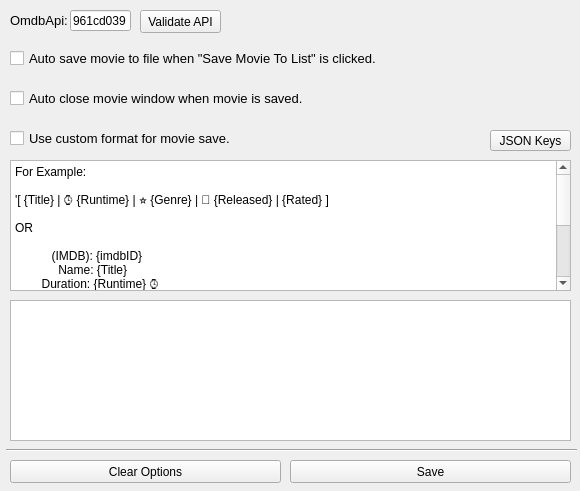
<?xml version="1.0" encoding="UTF-8"?>
<ui version="4.0">
 <class>OptionsForm</class>
 <widget class="QWidget" name="OptionsForm">
  <property name="geometry">
   <rect>
    <x>0</x>
    <y>0</y>
    <width>580</width>
    <height>491</height>
   </rect>
  </property>
  <property name="minimumSize">
   <size>
    <width>580</width>
    <height>491</height>
   </size>
  </property>
  <property name="maximumSize">
   <size>
    <width>580</width>
    <height>491</height>
   </size>
  </property>
  <property name="windowTitle">
   <string>Options</string>
  </property>
  <widget class="QLabel" name="label">
   <property name="geometry">
    <rect>
     <x>10</x>
     <y>10</y>
     <width>61</width>
     <height>21</height>
    </rect>
   </property>
   <property name="font">
    <font>
     <pointsize>10</pointsize>
    </font>
   </property>
   <property name="text">
    <string>OmdbApi:</string>
   </property>
   <property name="textFormat">
    <enum>Qt::AutoText</enum>
   </property>
  </widget>
  <widget class="QLineEdit" name="apiLineEdit">
   <property name="geometry">
    <rect>
     <x>70</x>
     <y>10</y>
     <width>61</width>
     <height>21</height>
    </rect>
   </property>
   <property name="inputMask">
    <string/>
   </property>
   <property name="text">
    <string>961cd039</string>
   </property>
  </widget>
  <widget class="QPushButton" name="validateApiButton">
   <property name="geometry">
    <rect>
     <x>140</x>
     <y>10</y>
     <width>81</width>
     <height>23</height>
    </rect>
   </property>
   <property name="text">
    <string>Validate API</string>
   </property>
  </widget>
  <widget class="QLabel" name="ValidateApiLabel">
   <property name="geometry">
    <rect>
     <x>230</x>
     <y>10</y>
     <width>101</width>
     <height>21</height>
    </rect>
   </property>
   <property name="font">
    <font>
     <pointsize>10</pointsize>
    </font>
   </property>
   <property name="text">
    <string/>
   </property>
   <property name="textFormat">
    <enum>Qt::AutoText</enum>
   </property>
  </widget>
  <widget class="Line" name="line">
   <property name="geometry">
    <rect>
     <x>6</x>
     <y>440</y>
     <width>571</width>
     <height>21</height>
    </rect>
   </property>
   <property name="orientation">
    <enum>Qt::Horizontal</enum>
   </property>
  </widget>
  <widget class="QPushButton" name="saveButton">
   <property name="geometry">
    <rect>
     <x>290</x>
     <y>460</y>
     <width>281</width>
     <height>23</height>
    </rect>
   </property>
   <property name="text">
    <string>Save</string>
   </property>
  </widget>
  <widget class="QCheckBox" name="autoSaveCheckBox">
   <property name="geometry">
    <rect>
     <x>10</x>
     <y>50</y>
     <width>371</width>
     <height>17</height>
    </rect>
   </property>
   <property name="font">
    <font>
     <pointsize>10</pointsize>
    </font>
   </property>
   <property name="text">
    <string>Auto save movie to file when &quot;Save Movie To List&quot; is clicked.</string>
   </property>
  </widget>
  <widget class="QCheckBox" name="autoCloseCheckBox">
   <property name="geometry">
    <rect>
     <x>10</x>
     <y>90</y>
     <width>301</width>
     <height>17</height>
    </rect>
   </property>
   <property name="font">
    <font>
     <pointsize>10</pointsize>
    </font>
   </property>
   <property name="text">
    <string>Auto close movie window when movie is saved.</string>
   </property>
  </widget>
  <widget class="QCheckBox" name="customMovieFormatCheckBox">
   <property name="geometry">
    <rect>
     <x>10</x>
     <y>130</y>
     <width>451</width>
     <height>17</height>
    </rect>
   </property>
   <property name="font">
    <font>
     <pointsize>10</pointsize>
    </font>
   </property>
   <property name="text">
    <string>Use custom format for movie save.</string>
   </property>
  </widget>
  <widget class="QPlainTextEdit" name="customFormatPlainTextEdit">
   <property name="geometry">
    <rect>
     <x>10</x>
     <y>160</y>
     <width>561</width>
     <height>131</height>
    </rect>
   </property>
   <property name="plainText">
    <string>For Example:

'[ {Title} | ⌚ {Runtime} | ⭐ {Genre} | 📅 {Released} | {Rated} ]

OR

           (IMDB): {imdbID}
             Name: {Title}
        Duration: {Runtime} ⌚
Release Date: {Released} 📅
            Rated: {Rated}

OR

The movies name is {Title} and it runs for {Runtime} long. The rating is amazing at {Rating} stars in IMDB.</string>
   </property>
  </widget>
  <widget class="QPushButton" name="checkJsonListButton">
   <property name="geometry">
    <rect>
     <x>490</x>
     <y>130</y>
     <width>81</width>
     <height>21</height>
    </rect>
   </property>
   <property name="text">
    <string>JSON Keys</string>
   </property>
  </widget>
  <widget class="QPlainTextEdit" name="customFormatResultsPlainTextEdit">
   <property name="geometry">
    <rect>
     <x>10</x>
     <y>300</y>
     <width>561</width>
     <height>141</height>
    </rect>
   </property>
   <property name="plainText">
    <string/>
   </property>
  </widget>
  <widget class="QPushButton" name="clearOptionsButton">
   <property name="geometry">
    <rect>
     <x>10</x>
     <y>460</y>
     <width>271</width>
     <height>23</height>
    </rect>
   </property>
   <property name="text">
    <string>Clear Options</string>
   </property>
  </widget>
 </widget>
 <resources/>
 <connections/>
</ui>
